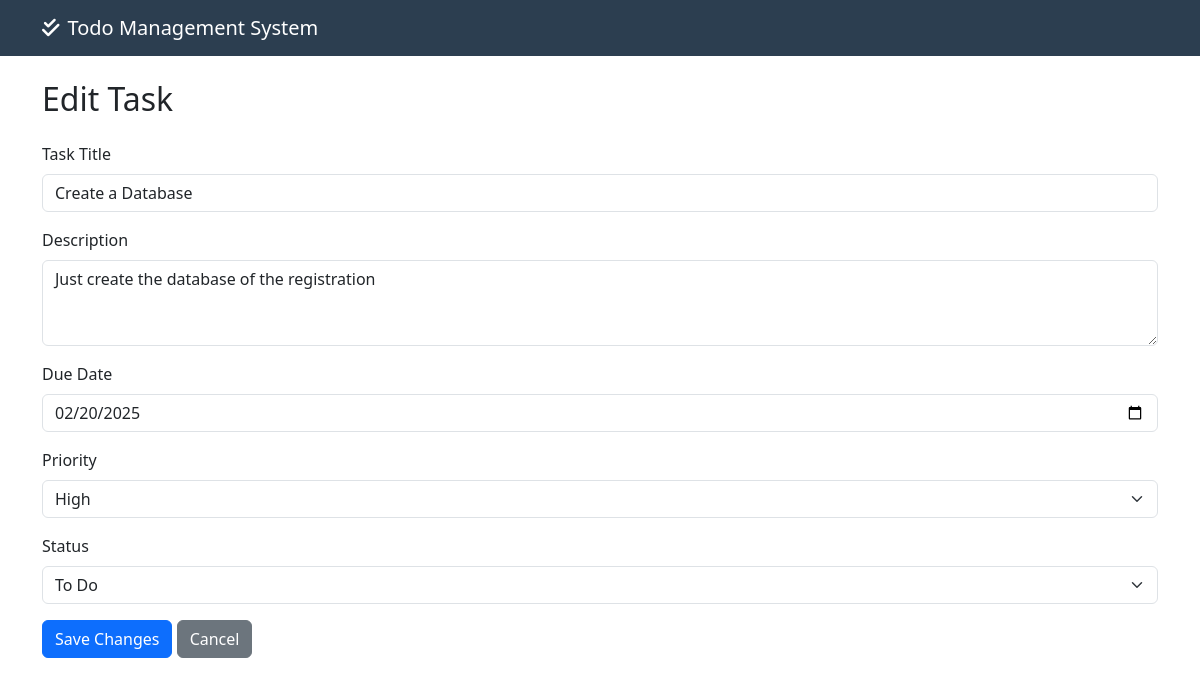
The app's page /edit_task.php?id=3 with its own data.
### tables this page shows
CREATE TABLE `tasks` (
  `id` int(11) NOT NULL,
  `title` varchar(255) NOT NULL,
  `description` text DEFAULT NULL,
  `due_date` date NOT NULL,
  `priority` enum('Low','Medium','High') DEFAULT 'Medium',
  `status` enum('todo','in_progress','done') DEFAULT 'todo',
  `created_at` timestamp NOT NULL DEFAULT current_timestamp(),
  `updated_at` timestamp NOT NULL DEFAULT current_timestamp() ON UPDATE current_timestamp(),
  `assignee_id` int(11) DEFAULT NULL
);

### edit_task.php (the view, shortened to what this page needs)
<?php
include 'db_connect.php';
$id = $_GET['id'];
$query = "SELECT * FROM tasks WHERE id = $id";
$result = mysqli_query($conn, $query);
$task = mysqli_fetch_assoc($result);
?>
<!DOCTYPE html>
<html lang="en">
<head>
    <link href="https://cdn.jsdelivr.net/npm/bootstrap@5.3.0/dist/css/bootstrap.min.css" rel="stylesheet">
    <link rel="stylesheet" href="https://cdnjs.cloudflare.com/ajax/libs/font-awesome/6.0.0/css/all.min.css">
</head>
<body>
    <nav class="navbar navbar-expand-lg navbar-dark mb-4">
        <div class="container">
            <a class="navbar-brand" href="index.php">
                <i class="fas fa-check-double me-2"></i>Todo Management System
            </a>
        </div>
    </nav>
    <div class="container">
        <h2 class="mb-4">Edit Task</h2>
        <form action="process_task.php" method="POST">
            <div class="mb-3">
                <label for="title" class="form-label">Task Title</label>
                <input type="text" class="form-control" id="title" name="title" value="<?php echo htmlspecialchars($task['title']); ?>" required>
            </div>
            <div class="mb-3">
                <label for="description" class="form-label">Description</label>
                <textarea class="form-control" id="description" name="description" rows="3"><?php echo htmlspecialchars($task['description']); ?></textarea>
            </div>
            <div class="mb-3">
                <label for="due_date" class="form-label">Due Date</label>
                <input type="date" class="form-control" id="due_date" name="due_date" value="<?php echo $task['due_date']; ?>" required>
            </div>
            <div class="mb-3">
                <label for="priority" class="form-label">Priority</label>
                <select class="form-select" id="priority" name="priority" required>
                    <option value="High" <?php if($task['priority'] == 'High') echo 'selected'; ?>>High</option>
                </select>
            </div>
            <div class="mb-3">
                <label for="status" class="form-label">Status</label>
                <select class="form-select" id="status" name="status" required>
                    <option value="todo" <?php if($task['status'] == 'todo') echo 'selected'; ?>>To Do</option>
                </select>
            </div>
            <div class="mb-3">
                <button type="submit" class="btn btn-primary">Save Changes</button>
                <a href="index.php" class="btn btn-secondary">Cancel</a>
            </div>
        </form>
    </div>
</body>
</html>

### edit_task.php (style rules this page uses)
.navbar { background-color: #2c3e50; }
.navbar-brand { color: white !important; }

### records on screen
tasks: title "Create a Database", description "Just create the database of the registration", due_date "02/20/2025", priority "High", status "To Do"
